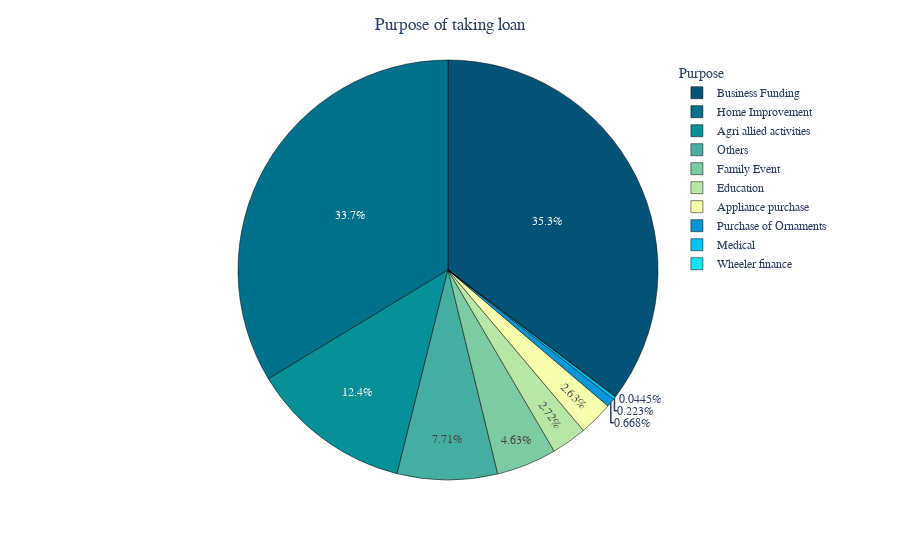

Here is the notebook cell this chart was saved with:
### Code cell
purposePie = px.pie(data_frame=projectedDataFrame, names=projectedDataFrame['purpose'].value_counts().index,
             values=projectedDataFrame['purpose'].value_counts(),
             color_discrete_sequence=colorScheme,
             # height= 540,
             # width= 960)
             # hole= 0.4)
             )

purposePie.update_traces(textinfo = 'percent', automargin= True, marker = {'line': {'width': 0.5, 'color': 'black'}}, textposition = 'auto')
purposePie.update_layout(font= fontStyle, title= 'Purpose of taking loan',
                  title_x= 0.5,
                  legend=dict(title_text= 'Purpose', traceorder= 'normal', x= 0.85))
purposePie.show()

### Figure 1 — Plotly figure (JSON) as saved in the notebook; plotly's stock layout.template omitted (floating-point values rounded to 4 significant figures)
{"data": [{"automargin": true, "domain": {"x": [0, 1], "y": [0, 1]}, "hovertemplate": "label=%{label}<br>value=%{value}<extra></extra>", "labels": ["Business Funding", "Home Improvement", "Agri allied activities", "Others", "Family Event", "Education", "Appliance purchase", "Purchase of Ornaments", "Medical", "Wheeler finance"], "legendgroup": "", "marker": {"line": {"color": "black", "width": 0.5}}, "name": "", "showlegend": true, "textinfo": "percent", "textposition": "auto", "type": "pie", "values": [792, 756, 279, 173, 104, 61, 59, 15, 5, 1]}], "layout": {"autosize": true, "font": {"family": "Times New Roman"}, "legend": {"title": {"text": "Purpose"}, "tracegroupgap": 0, "traceorder": "normal", "x": 0.85, "y": 1}, "margin": {"t": 60}, "piecolorway": ["rgb(4, 82, 117)", "rgb(0, 113, 139)", "rgb(8, 144, 153)", "rgb(70, 174, 160)", "rgb(124, 203, 162)", "rgb(183, 230, 165)", "rgb(247, 254, 174)"], "title": {"text": "Purpose of taking loan", "x": 0.5}}}
